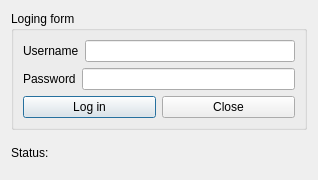
<?xml version="1.0" encoding="UTF-8"?>
<ui version="4.0">
 <class>LoginForm</class>
 <widget class="QDialog" name="LoginForm">
  <property name="geometry">
   <rect>
    <x>0</x>
    <y>0</y>
    <width>318</width>
    <height>180</height>
   </rect>
  </property>
  <property name="sizePolicy">
   <sizepolicy hsizetype="Fixed" vsizetype="Fixed">
    <horstretch>0</horstretch>
    <verstretch>0</verstretch>
   </sizepolicy>
  </property>
  <property name="minimumSize">
   <size>
    <width>318</width>
    <height>180</height>
   </size>
  </property>
  <property name="maximumSize">
   <size>
    <width>318</width>
    <height>180</height>
   </size>
  </property>
  <property name="windowTitle">
   <string>Login form</string>
  </property>
  <layout class="QGridLayout" name="gridLayout_2">
   <item row="0" column="0">
    <layout class="QVBoxLayout" name="verticalLayout_2">
     <item>
      <widget class="QGroupBox" name="groupBox">
       <property name="title">
        <string>Loging form</string>
       </property>
       <layout class="QGridLayout" name="gridLayout">
        <item row="0" column="0">
         <layout class="QVBoxLayout" name="verticalLayout">
          <item>
           <layout class="QHBoxLayout" name="horizontalLayout">
            <item>
             <widget class="QLabel" name="label_2">
              <property name="text">
               <string>Username</string>
              </property>
             </widget>
            </item>
            <item>
             <widget class="QLineEdit" name="txtUserName"/>
            </item>
           </layout>
          </item>
          <item>
           <layout class="QHBoxLayout" name="horizontalLayout_2">
            <item>
             <widget class="QLabel" name="label_3">
              <property name="text">
               <string>Password</string>
              </property>
             </widget>
            </item>
            <item>
             <widget class="QLineEdit" name="txtPassword">
              <property name="echoMode">
               <enum>QLineEdit::Password</enum>
              </property>
             </widget>
            </item>
           </layout>
          </item>
          <item>
           <layout class="QHBoxLayout" name="horizontalLayout_3">
            <item>
             <widget class="QPushButton" name="btnLogin">
              <property name="text">
               <string>Log in</string>
              </property>
             </widget>
            </item>
            <item>
             <widget class="QPushButton" name="btnClose">
              <property name="text">
               <string>Close</string>
              </property>
             </widget>
            </item>
           </layout>
          </item>
         </layout>
        </item>
       </layout>
      </widget>
     </item>
     <item>
      <widget class="QLabel" name="lblStatus">
       <property name="text">
        <string>Status:</string>
       </property>
      </widget>
     </item>
    </layout>
   </item>
  </layout>
 </widget>
 <resources/>
 <connections/>
</ui>
